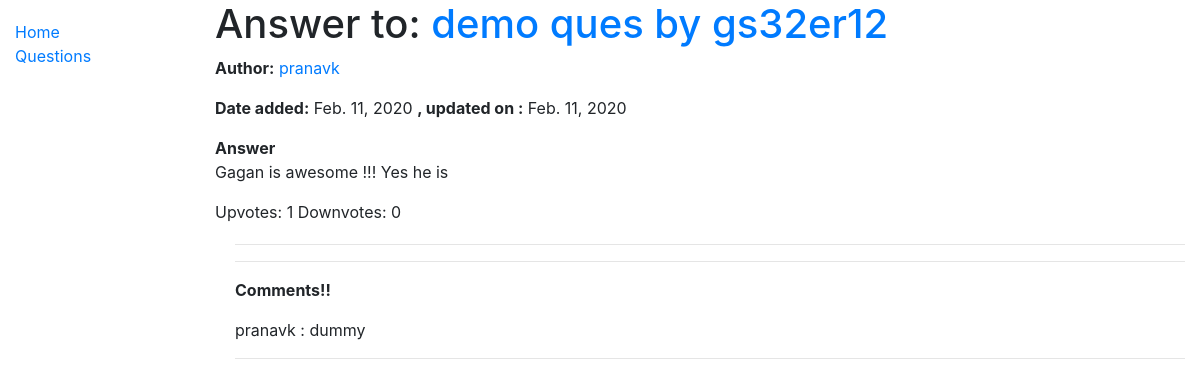
Page /knowledge/question/8/answer/39 on the committed database.
### knowledge/models/answer.py (models this page shows, shortened)
class Answer(models.Model):
    question = models.ForeignKey(Question, on_delete=models.CASCADE)
    user = models.ForeignKey(User, on_delete=models.CASCADE)
    answer_text = models.TextField(verbose_name="")
    upvotes = models.IntegerField(blank=True, null=True, default=0)
    downvotes = models.IntegerField(blank=True, null=True, default=0)
    pub_date = models.DateField('date added')
    updated = models.DateField(verbose_name='date published', blank=True, null=True)
    upvote_users = models.ManyToManyField(User, related_name='Users_who_upvoted_this_answer')
    downvote_users = models.ManyToManyField(User, related_name='Users_who_downvoted_this_answer')
    class Meta:
        ordering = ['-pub_date', 'upvotes']

### knowledge/models/question.py (models this page shows, shortened)
class Question(models.Model):
    user = models.ForeignKey(User, on_delete=models.CASCADE)
    question_text = models.CharField(max_length=200,verbose_name= 'Question')
    pub_date = models.DateField(verbose_name='date published')
    updated = models.DateField(verbose_name='date published', blank=True, null=True)
    upvotes = models.IntegerField(blank=True, null=True, default=0)
    downvotes = models.IntegerField(blank=True, null=True, default=0)
    upvote_users = models.ManyToManyField(User, related_name='Users_who_upvoted_this_question')
    downvote_users = models.ManyToManyField(User, related_name='Users_who_downvoted_this_question')
    class Meta:
        ordering = ['-pub_date']

### users/models.py (models this page shows, shortened)
class User(AbstractUser):
    firstname = models.CharField(max_length=100, blank = True)
    lastname = models.CharField(max_length=100, blank = True)
    bio = models.TextField(blank = True)
    class Meta:
         ordering = ['lastname']

### knowledge/models/comment.py (models this page shows, shortened)
class Comment(models.Model):
    answer = models.ForeignKey(Answer, on_delete=models.CASCADE)
    user = models.ForeignKey(User, on_delete=models.CASCADE)
    comment_text = models.TextField(verbose_name="")
    pub_date = models.DateField('date added')
    updated = models.DateField(verbose_name='date published', blank=True, null=True)
    upvotes = models.IntegerField(blank=True, null=True, default=0)
    downvotes = models.IntegerField(blank=True, null=True, default=0)
    upvote_users = models.ManyToManyField(User, related_name='Users_who_upvoted_this_comment')
    downvote_users = models.ManyToManyField(User, related_name='Users_who_downvoted_this_comment')
    class Meta:
        ordering = ['-pub_date']

### knowledge/views/answer/detail.py (the view)
class AnswerDetail(generic.DetailView):
    model = Answer

### knowledge/templates/knowledge/answer_detail.html (shortened to what this page needs)
{% extends "base_generic.html" %}
{% block content %}
<h1>Answer to: <a href="{% url 'question-detail' answer.question.pk %}">{{ answer.question.question_text }}</a></h1>
<p><strong>Author:</strong> <a href="{% url 'user-detail' answer.user.pk %}">{{ answer.user.username }}</a></p>
<p><strong>Date added:</strong> {{ answer.pub_date }}
  {% if answer.updated %}
  <strong>, updated on :</strong> {{ answer.updated }}
  {% endif %}
</p>
<strong> Answer </strong>
<p> {{ answer.answer_text }}</p>
Upvotes: {{ answer.upvotes }}
Downvotes: {{ answer.downvotes }}
<div style="margin-left:20px;margin-top:20px">
  <hr>
  <hr>
  {% if not answer.comment_set.all%} No comments yet for this answer!!
  {% else %}
  <p><strong>Comments!!</strong></p>
  {% endif %}
  {% for cmt in answer.comment_set.all %}
  <p>{{cmt.user.username}} :
    {{ cmt.comment_text}}</p>
  <hr>
  {% endfor %}
</div>
{% endblock %}

### rows in the picture
Answer: question.question_text "demo ques by gs32er12", user.username "pranavk", pub_date "Feb. 11, 2020", updated "Feb. 11, 2020", answer_text "Gagan is awesome !!! Yes he is", upvotes "1", downvotes "0"
Comment: user.username "pranavk", comment_text "dummy"
